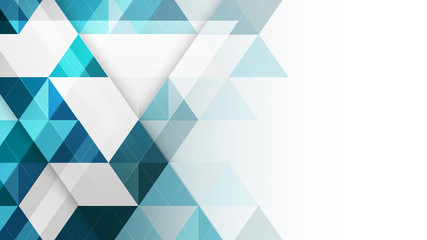
#> input picture JC Project 8/bg6.png, 427 x 240 px, found by its file name; its folder holds only this picture in this run
$ python -i 'Final Team 8.py'   (imports and definitions only)
#> lines starting #> are read from the running program, lines starting #| are printed output that depends on the picture
#final draft code


from tkinter import *
import tkinter as tk
from tkinter import ttk
from tkinter import filedialog
from tkinter import messagebox
from PIL import Image, ImageTk
import smtplib
import imghdr
import socket
from email.message import EmailMessage
# [4 lines not run here, left out]


no = 0

#defining the background image
# [2 lines not run here, left out]
# [1 line that did not run here, left out]

# [1 line that did not run here, left out]

#create a label
# [1 line not run here, left out]
# [1 line that did not run here, left out]
# [1 line not run here, left out]

#SQL Connection
import mysql.connector as mys
# [4 lines that did not run here, left out]
# [2 lines not run here, left out]

# [1 line that did not run here, left out]
# [1 line not run here, left out]
# [1 line that did not run here, left out]
rstdcount=0
# [2 lines not run here, left out]

#FUNC TO BROWSE THROUGH IMAGES
filename=''
# [119 lines left out: functions img, ccpem, emailidf, emailidl, not called in this run]


messagef='''Hello,
Your item has been found please come and collect it \nfrom the office between 12pm to 7pm one day after you recieve this email.
We request you to come with this mail as confirmation for the item collection.
Thank you
Have a nice day!!!
'''
messagel='''Hello
The item you found has been recognised as lost by the owner. \nKindly submit the item by tomorrow in the admin office between 12pm to 7pm.
Kindly show this mail before submitting the item for your credit points to be added.
Thank you
Have a nice day!!!
'''

#PROFILE TAB
# [16 lines left out: function profile, not called in this run]


#Making the titlebar
# [1 line that did not run here, left out]
# [1 line not run here, left out]

# [1 line that did not run here, left out]
# [1 line not run here, left out]


#HIDE ALL FRAMES _ ADMIN WINDOW
def hide_all_frames():
   pass

#email window
# [962 lines left out: functions emf, eml, detailsl, detailsf, pass_db, forgot and 19 more, not called in this run]


#ADMIN - Check
def ADMIN_func():
    global uframe
    if no==1:
        uframe.forget()
#default entry box content
    def handle_focus_in(_):
        userA.delete(0, tk.END)
        userA.config(fg='black')

    # [6 lines left out: function handle_focus_out, not called in this run]

    def handle_enter(txt):
        print(userA.get())
        handle_focus_out('dummy')


    global aframe
    aframe = LabelFrame(main_frame, bg="DeepSkyBlue4", borderwidth=0)
    aframe.pack()
    userA = Entry(aframe, width="28",font=("Arial",16),fg="grey")
    userA.pack(padx=8,pady=20)
    userA.insert(0, "@Admin")
#default entry box content function binding
    userA.bind("<FocusIn>", handle_focus_in)
    userA.bind("<FocusOut>", handle_focus_out)
    userA.bind("<Return>", handle_enter)

    def handle_focus_in_pword(_):
        pwordA.delete(0, tk.END)
        pwordA.config(fg='black')

    # [6 lines left out: function handle_focus_out_pword, not called in this run]

    def handle_enter_pword(txt):
        print(pwordA.get())
        handle_focus_out('dummy')

    pwordA = Entry(aframe, width="28",font=("Arial",16),fg="grey",show='*')
    pwordA.pack(side="top")
    pwordA.insert(0, "Password")

    pwordA.bind("<FocusIn>", handle_focus_in_pword)
    pwordA.bind("<FocusOut>", handle_focus_out_pword)
    pwordA.bind("<Return>", handle_enter_pword)


    # [45 lines left out: function Enter, not called in this run]


    go = Button(aframe, text = "Log In", font="14", bg="white",padx=100,pady=7, relief="raised",command = Enter)
    go.pack(pady=10)

    uswitch = Button(aframe, text="Login as User", bg="white", font=14, command=USER_func)
    uswitch.pack(pady=5)


#SEARCH FUNCTION -- USER WINDOW
# [555 lines left out: functions search_func, searchf_func, picadd, found_user, reportf_func, lost_user and 5 more, not called in this run]


#new window----lost
def homepage():
    window=Toplevel()
    window.title("Menu")
    #window.title("FOUNDIT - The Digital Lost and Found")
    window.geometry("1000x600")
    window.resizable(width=False, height=False)

   #defining the background image
    global ph
    ph=Image.open(r'C:/Users/keeru/Documents/JC Project 8/bg6.png')
#> ph is the input picture: PIL image 427x240 RGB; mean R, G, B 195.6, 217.3, 222.1
    ph=ph.resize((1000,600))
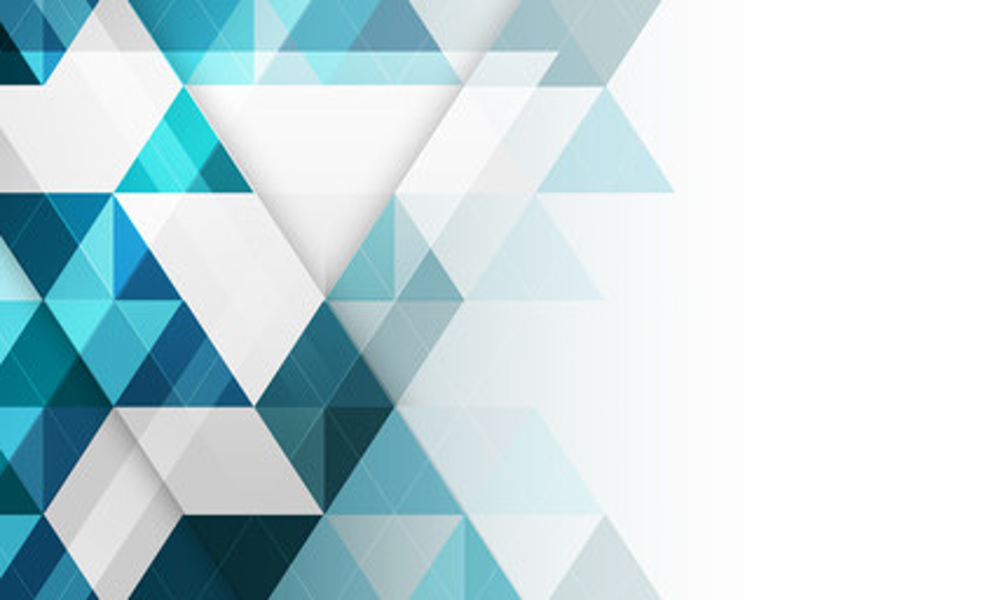
#> ph: PIL image 1000x600 RGB; mean R, G, B 195.6, 217.3, 222.1
    pho=ImageTk.PhotoImage(ph)

    #create a label
    global my_label
    my_label=Label(window, image=pho)
    my_label.image=pho
    my_label.place(x=0,y=0)#,relwidth=1,relheight=1)

    #window.configure(background="Wheat")
    my_text=Label(window,text="Welcome to FOUNDIT, what are you looking for?",font=("Helvetica",30),bg = "DeepSkyBlue4", fg = "white")
    my_text.pack(pady=20)

    # [36 lines left out: functions open, op, prof, not called in this run]


    #buttons

    lostbut=Button(window, text="I lost an item",font=("Helvetica",22),bg="DeepSkyBlue4",fg="alice blue",padx=20,pady=15,command=open)
    lostbut.place(relx=0.5,rely=0.2,anchor=CENTER)
    foundbut=Button(window, text="I found an item",font=("Helvetica",22),padx=20,pady=15,bg="DeepSkyBlue4",fg="alice blue",command=op)
    foundbut.place(relx=0.5,rely=0.4,anchor=CENTER)
    profilebut=Button(window, text="View profile :)",font=("Helvetica",22),padx=20,pady=15,bg="DeepSkyBlue4",fg="alice blue",command=prof)
    profilebut.place(relx=0.5,rely=0.6,anchor=CENTER)
#> (the run stopped early here; a loop or call above may not have finished)
